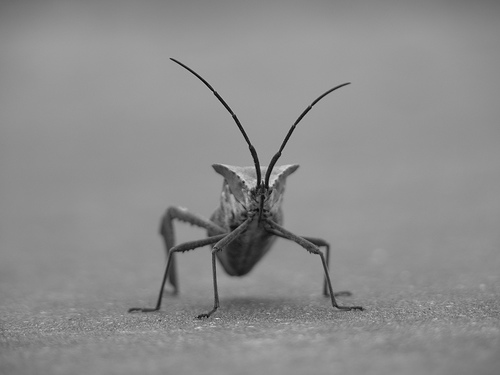
#> input picture python_img_processing_tests/stinkbug.png, 500 x 375 px, found by its file name
$ python hough_transform.py   (Python 2 division)   (older library calls are emulated)
#> lines starting #> are read from the running program, lines starting #| are printed output that depends on the picture; after the words box and inside, x2 and y2 are one past the last pixel; in counts of white or black regions, pixels touching at a corner belong together
import os, os.path

import matplotlib.pyplot as plt
import matplotlib.image as mpimg
import numpy as np

from skimage.io import imread, use_plugin
from skimage import data, color, img_as_ubyte
from skimage.feature import canny
from skimage.transform import hough_ellipse
from skimage.draw import ellipse_perimeter

# img_name = 'stinkbug.png'
STATIC_URL = 'assets/'
ROOT = os.path.abspath(os.pardir) # this will return current directory in which python file resides.
assets = os.path.join(ROOT, STATIC_URL)

def load(f, as_grey=False):
    """Load an image file located in the data directory.

    Parameters
    ----------
    f : string
        File name.
    as_grey : bool, optional
        Convert to greyscale.

    Returns
    -------
    img : ndarray
        Image loaded from ``skimage.data_dir``.
    """
#> called with f = 'stinkbug.png', as_grey = False
    use_plugin('pil')
    return imread(os.path.join(assets, f), as_grey=as_grey)
#> returned value is the input picture: shape (375, 500, 3); min 0, max 217, mean 140.5

def stinkbug():
	return load('stinkbug.png')

# [9 lines of commented-out code are left out]


image_rgb = stinkbug()

# print image_rgb

image_gray = color.rgb2gray(image_rgb)
edges = canny(image_gray, sigma=2.0,
              low_threshold=0.55, high_threshold=0.8)
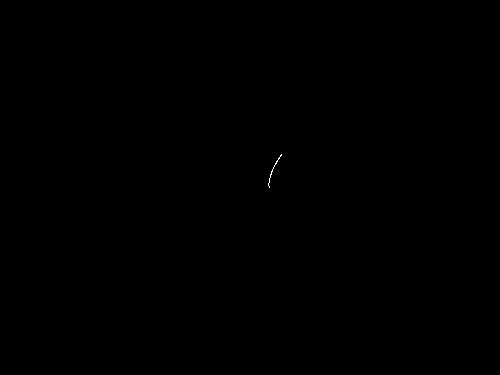
#> edges: shape (375, 500) bool; 0.02% white in thin lines or dots, all inside (x1, y1, x2, y2) = (268, 154, 282, 188)

# Perform a Hough Transform
# The accuracy corresponds to the bin size of a major axis.
# The value is chosen in order to get a single high accumulator.
# The threshold eliminates low accumulators
result = hough_ellipse(edges, accuracy=20, threshold=250,
                       min_size=100, max_size=120)
result.sort(order='accumulator')

print result

# [23 lines of commented-out code are left out]
